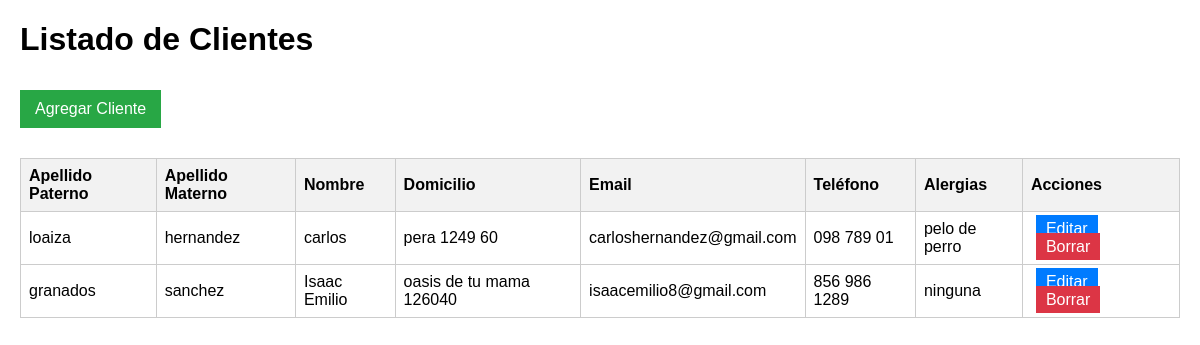
The page / on the database its author committed.
### app_cliente/models.py (models this page shows, shortened)
class Cliente(models.Model):
    apepaterno = models.CharField(max_length=50)
    apematerno = models.CharField(max_length=50)
    nombre = models.CharField(max_length=50)
    domicilio = models.CharField(max_length=100)
    email = models.EmailField()
    telefono = models.CharField(max_length=10)
    alergias = models.TextField(blank=True, null=True)

### app_cliente/views.py (the view)
# urls.py: path('', views.index, name='inicio'), # <-- Aquí usas views.index y name='inicio'
def index(request):
    clientes = Cliente.objects.all()  # Cambié 'Cliente' por 'clientes'
    return render(request, 'listar_cliente.html', {'clientes': clientes})  # Cambié el nombre del template

### app_cliente/templates/listar_cliente.html (shortened to what this page needs)
<!DOCTYPE html>
<html lang="es">
<head>
</head>
<body>
    <h1>Listado de Clientes</h1>
        <a href="{% url 'agregar_cliente' %}" class="btn agregar">Agregar Cliente</a>
    <table>
        <thead>
            <tr>
                <th>Apellido Paterno</th>
                <th>Apellido Materno</th>
                <th>Nombre</th>
                <th>Domicilio</th>
                <th>Email</th>
                <th>Teléfono</th>
                <th>Alergias</th>
                <th>Acciones</th>
            </tr>
        </thead>
        <tbody>
            {% for cliente in clientes %}
            <tr>
                <td>{{ cliente.apepaterno }}</td>
                <td>{{ cliente.apematerno }}</td>
                <td>{{ cliente.nombre }}</td>
                <td>{{ cliente.domicilio }}</td>
                <td>{{ cliente.email }}</td>
                <td>{{ cliente.telefono }}</td>
                <td>{{ cliente.alergias|default:"N/A" }}</td>
                <td>
                     <a href="{% url 'editar_cliente' cliente.id %}" class="btn editar">Editar</a>
                    <a href="{% url 'borrar_cliente' cliente.id %}" class="btn borrar">Borrar</a>
                </td>
            </tr>
            {% empty %}
            <tr>
                <td colspan="8">No hay clientes registrados.</td>
            </tr>
            {% endfor %}
        </tbody>
    </table>
</body>
</html>

### app_cliente/templates/listar_cliente.html (style rules this page uses)
body { font-family: Arial, sans-serif; margin: 20px; }
table { width: 100%; border-collapse: collapse; margin-top: 20px; }
th, td { border: 1px solid #ccc; padding: 8px; text-align: left; }
th { background-color: #f2f2f2; }
.btn { margin: 5px; padding: 5px 10px; text-decoration: none; color: white; }
.editar { background-color: #007BFF; }
.borrar { background-color: #DC3545; }
.agregar { background-color: #28A745; display: inline-block; margin: 10px 0; padding: 10px 15px; color: white; text-decoration: none; }

### rows shown on the page
Cliente: apepaterno "loaiza", apematerno "hernandez", nombre "carlos", domicilio "pera 1249 60", email "carloshernandez@gmail.com", telefono "098 789 01", alergias "pelo de perro"
Cliente: apepaterno "granados", apematerno "sanchez", nombre "Isaac Emilio", domicilio "oasis de tu mama 126040", email "isaacemilio8@gmail.com", telefono "856 986 1289", alergias "ninguna"
